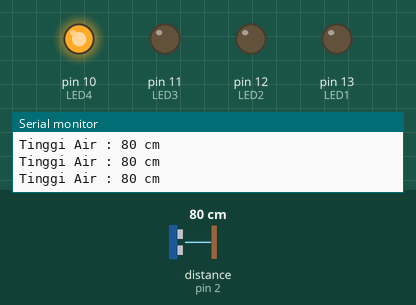
Bench run of a sketch on a simulated Arduino Uno, built with avr-gcc and run on an emulated ATmega328P. On the bench: output pins drawn as LEDs (lit = HIGH), the last lines printed to the serial monitor. Wiring (inferred from the names in the program): ultrasonic range finder: trigger pin 3; echo pin 2. Inputs (shaded band) come from the test bench; at power-on: distance to the obstacle (sensor on pin 2) 80 cm. The echo pulse lasts 58.3 µs per cm; pins used as bus, display or sensor lines are not drawn.

Above: at 1.2 s.
1.3 s: distance to the obstacle (sensor on pin 2) set to 22 cm
2.8 s: distance to the obstacle (sensor on pin 2) set to 19 cm
At 3.3 s:
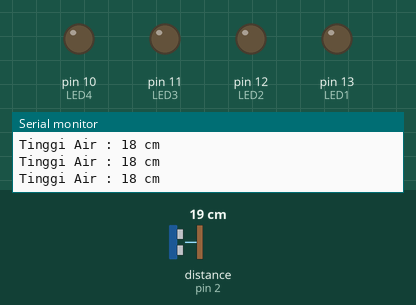
4.3 s: distance to the obstacle (sensor on pin 2) set to 299 cm
At 4.9 s:
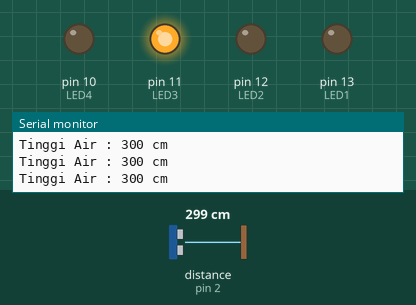
5.8 s: distance to the obstacle (sensor on pin 2) set to 253 cm
7.3 s: distance to the obstacle (sensor on pin 2) set to 246 cm
At 8.5 s:
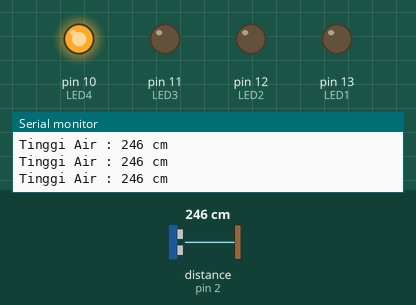
8.8 s: distance to the obstacle (sensor on pin 2) set to 24 cm
10.3 s: distance to the obstacle (sensor on pin 2) set to 19 cm
At 11.4 s:
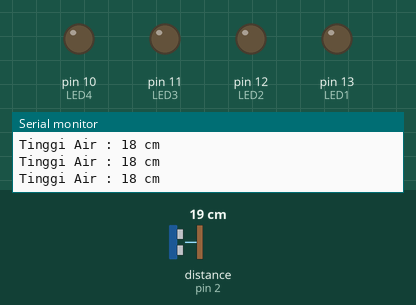
Timing chart, 0 to 12.9 s (numbered marks = the images above; inputs shaded):
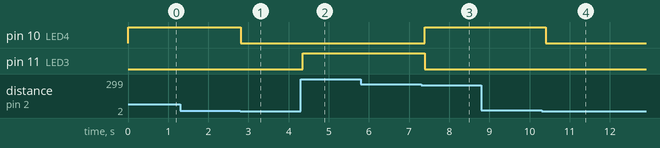

The sketch:

UltraSonic_simulation.ino
```cpp
const int echoPin = 2; // Echo Pin of Ultrasonic Sensor
const int pingPin = 3; // Trigger Pin of Ultrasonic Sensor

#define LED1 13
#define LED2 12
#define LED3 11
#define LED4 10

void setup()
{
  Serial.begin(9600); // Starting Serial Communication
  pinMode(pingPin, OUTPUT); // initialising pin 3 as output
  pinMode(echoPin, INPUT); // initialising pin 2 as input
  pinMode(LED1, OUTPUT); // initialising pin 13 as output
  pinMode(LED2, OUTPUT); // initialising pin 12 as output
  pinMode(LED3, OUTPUT); // initialising pin 11 as output
  pinMode(LED4, OUTPUT); // initialising pin 10 as output
}

void loop()
{
  long duration, inches, cm;

  digitalWrite(pingPin, LOW);
  delayMicroseconds(2);

  digitalWrite(pingPin, HIGH);
  delayMicroseconds(10);

  digitalWrite(pingPin, LOW);


  duration = pulseIn(echoPin, HIGH); // using pulsin function to determine total time
  inches = microsecondsToInches(duration); // calling method
  cm = microsecondsToCentimeters(duration); // calling method

  Serial.print("Tinggi Air : ");
  Serial.print(cm);
  Serial.print(" cm");
  Serial.println();

  if(cm > 800){
    digitalWrite(LED1, HIGH);
    digitalWrite(LED2, LOW);
    digitalWrite(LED3, LOW);
    digitalWrite(LED4, LOW);
  }else if(cm > 600){
    digitalWrite(LED1, LOW);
    digitalWrite(LED2, HIGH);
    digitalWrite(LED3, LOW);
    digitalWrite(LED4, LOW);
  }else if(cm > 250){
    digitalWrite(LED1, LOW);
    digitalWrite(LED2, LOW);
    digitalWrite(LED3, HIGH);
    digitalWrite(LED4, LOW);
  }else if(cm > 20){
    digitalWrite(LED1, LOW);
    digitalWrite(LED2, LOW);
    digitalWrite(LED3, LOW);
    digitalWrite(LED4, HIGH);
  }else{
    digitalWrite(LED1, LOW);
    digitalWrite(LED2, LOW);
    digitalWrite(LED3, LOW);
    digitalWrite(LED4, LOW);
  }

  delay(100);

}

long microsecondsToInches(long microseconds) // method to covert microsec to inches
{
 return microseconds / 74 / 2;
}

long microsecondsToCentimeters(long microseconds) // method to covert microsec to centimeters
{
   return microseconds / 29 / 2;
}
```

Measured:
- the behaviour switches between 21 and 20 cm on distance to the obstacle (sensor on pin 2) (found by bisection; images 0 and 1)
- the behaviour switches between 251 and 250 cm on distance to the obstacle (sensor on pin 2) (found by bisection; images 2 and 3)
- the behaviour switches between 22 and 21 cm on distance to the obstacle (sensor on pin 2) (found by bisection; images 3 and 4)
- after the input at 2.8 s, pin 10 (LED4): HIGH → LOW at once
- after the input at 4.3 s, pin 11 (LED3): LOW → HIGH after 0.05 s
- after the input at 7.3 s, pin 10 (LED4): LOW → HIGH after 0.08 s; pin 11 (LED3): HIGH → LOW after 0.08 s
- after the input at 10.3 s, pin 10 (LED4): HIGH → LOW after 0.10 s
